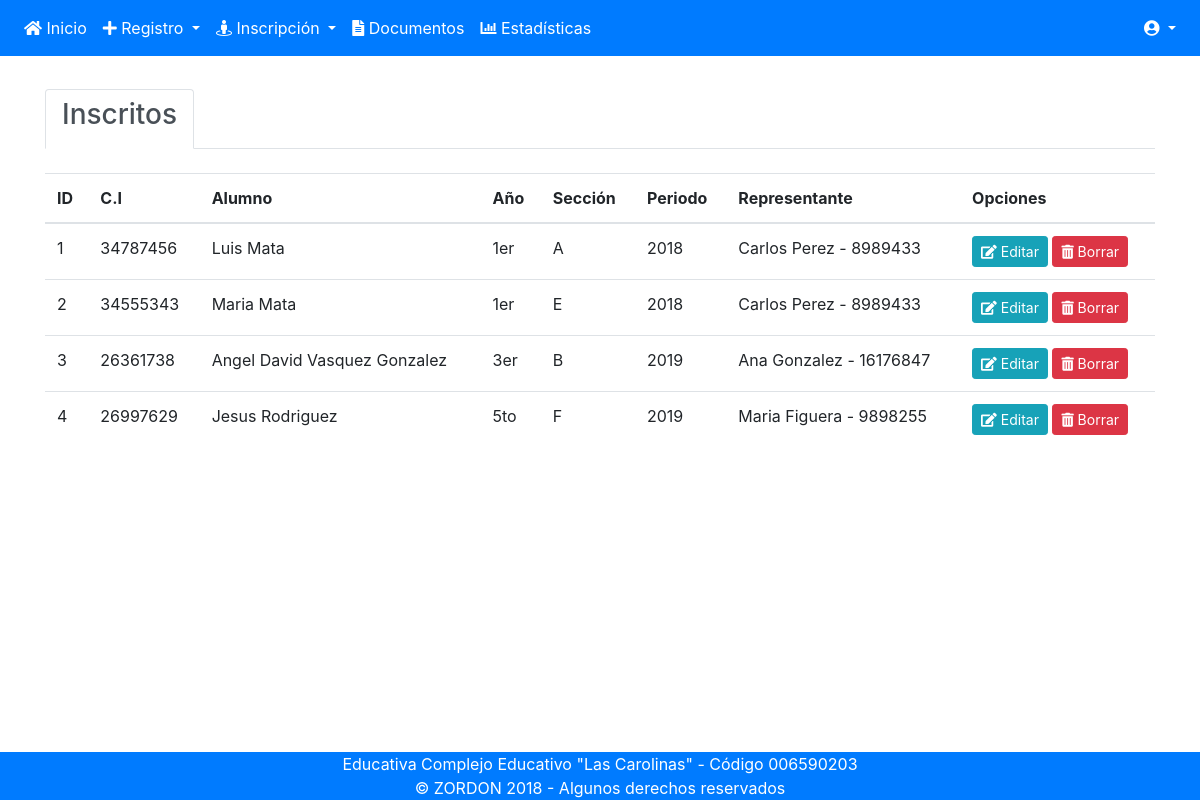
Page /listados_inscritos.php on the earlier database version.
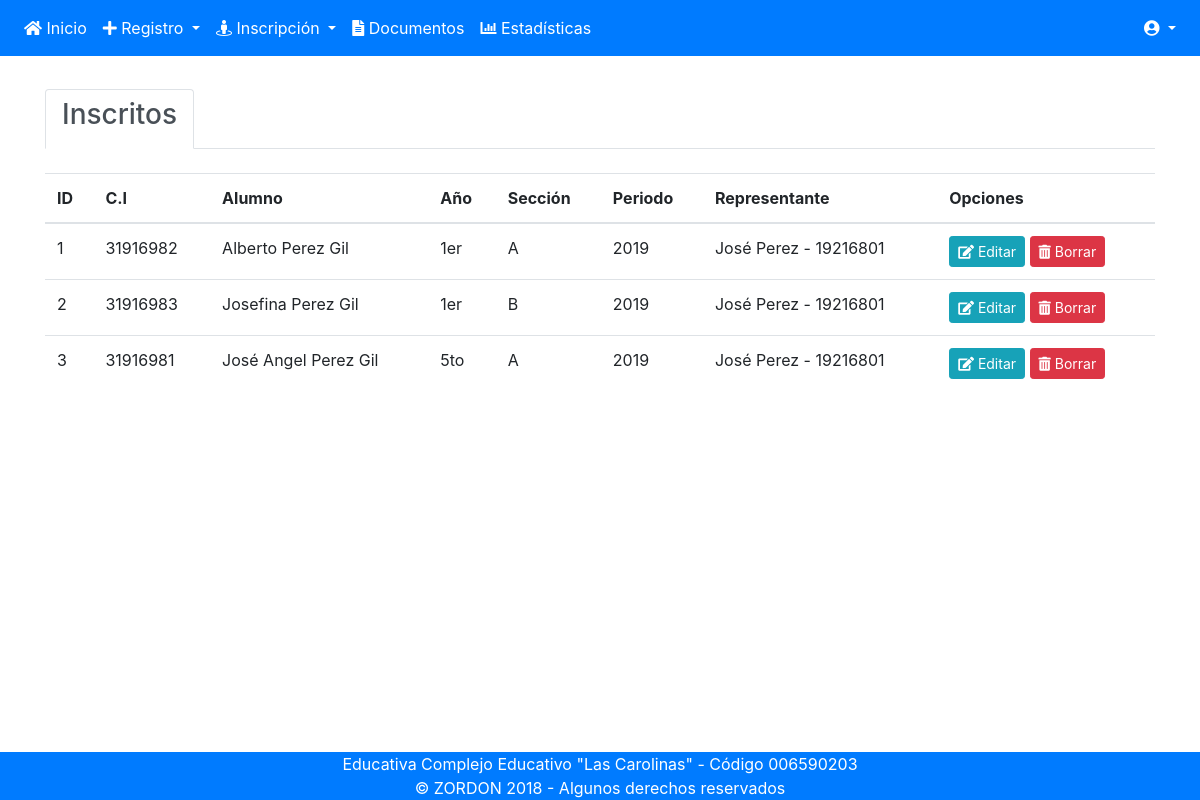
Same page on the later database version.
### tables this page shows
CREATE TABLE `personas` (
  `id` int(11) NOT NULL,
  `ci` varchar(15) NOT NULL,
  `nac_id` int(2) DEFAULT NULL,
  `fec_nac` date DEFAULT NULL,
  `pri_nom` varchar(15) NOT NULL,
  `seg_nom` varchar(15) DEFAULT NULL,
  `pri_ape` varchar(15) NOT NULL,
  `seg_ape` varchar(15) DEFAULT NULL,
  `pais_id` int(5) DEFAULT NULL
);

CREATE TABLE `inscripciones` (
  `id` int(11) NOT NULL,
  `grado` varchar(11) DEFAULT NULL,
  `seccion` varchar(1) DEFAULT NULL,
  `periodo` varchar(15) DEFAULT NULL,
  `status_id` int(11) DEFAULT NULL,
  `estudiante_id` int(11) DEFAULT NULL
);

### listados_inscritos.php (the view, shortened to what this page needs)
<?php
require_once 'includes/header.php';
require_once 'includes/nav.php';
?>
	<section class="container">
<br>
<ul class="nav nav-tabs" id="myTab" role="tablist">
  <li class="nav-item">
	<a class="nav-link active" id="home-tab" data-toggle="tab" href="#home" role="tab" aria-controls="home" aria-selected="true"><h3>Inscritos</h3></a>
  </li>
</ul>
<br>
<div class="tab-content" id="myTabContent">
  <div class="tab-pane fade show active" id="home" role="tabpanel" aria-labelledby="home-tab">
	<?php
		$SQL="SELECT * FROM personas
 inner join direcciones on personas.id=direcciones.persona_id
 inner join estudiantes on personas.id=estudiantes.persona_id
 inner join inscripciones on estudiantes.id=inscripciones.estudiante_id
 inner join representantes on estudiantes.representante_id=representantes.id
 ORDER BY inscripciones.grado ASC, inscripciones.seccion ASC
 ";
		$Ejec=mysqli_query($conexion,$SQL);
	?>
	<table id="table_id" class="display table">
		<thead>
			<tr>
				<th>ID</th>
				<th>C.I</th>
				<th>Alumno</th>
				<th>Año</th>
				<th>Sección</th>
				<th>Periodo</th>
				<th>Representante</th>
				<th>Opciones</th>
			</tr>
		</thead>
		<tbody>
		<?php
		  $ii=0;
		  while ($fila=mysqli_fetch_assoc($Ejec)) {
			extract($fila);
			$ii++;
			$sql="SELECT * FROM `personas`,`representantes` WHERE representantes.persona_id=personas.id AND representantes.id='$representante_id'";
			$ejC=mysqli_query($conexion,$sql);
			 while ($filaa=mysqli_fetch_assoc($ejC)) { extract($filaa, EXTR_PREFIX_ALL, "");}
			$sql="SELECT * FROM `inscripciones` WHERE estudiante_id='$estudiante_id'";
			$ejC=mysqli_query($conexion,$sql);
			 while ($filb=mysqli_fetch_assoc($ejC)) { extract($filb, EXTR_PREFIX_ALL, "_ins_");}
		  ?>
			<tr>
				<td title="<?php echo "$_ins__id"; ?>"><?php echo "$ii"; ?></td>
				<td><?php echo "$ci"; ?></td>
				<td><?php echo "$pri_nom $seg_nom $pri_ape $seg_ape"; ?></td>
				<td><?php echo "$grado"; ?></td>
				<td><?php echo "$seccion"; ?></td>
				<td><?php echo "$periodo"; ?></td>
				<td><?php echo "$_pri_nom $_pri_ape - $_ci"; ?></td>
				<td>
					<a class="btn btn-info btn-sm" href="listados_inscritos.php?editar=<?php echo $_ins__id; ?>">
						<i class="fas fa-edit"></i> Editar
					</a>
					<a class="btn btn-danger btn-sm" href="listados_inscritos.php?borrar=<?php echo $_ins__id; ?>">
						<i class="fas fa-trash-alt"></i> Borrar
					</a>
				</td>
			</tr>
		<?php } ?>
		</tbody>
	</table>
  </div>
</div>
	</section>
<?php require_once 'includes/footer.php'; ?>

Differences in the rows shown:
removed personas: ci "34787456", pri_nom "Luis", pri_ape "Mata", inscripciones.grado "1er", inscripciones.seccion "A", inscripciones.periodo "2018", _pri_nom "Carlos", _pri_ape "Perez", _ci "8989433"
removed personas: ci "34555343", pri_nom "Maria", pri_ape "Mata", inscripciones.grado "1er", inscripciones.seccion "E", inscripciones.periodo "2018", _pri_nom "Carlos", _pri_ape "Perez", _ci "8989433"
removed personas: ci "26361738", pri_nom "Angel", seg_nom "David", pri_ape "Vasquez", seg_ape "Gonzalez", inscripciones.grado "3er", inscripciones.seccion "B", inscripciones.periodo "2019", _pri_nom "Ana", _pri_ape "Gonzalez", _ci "16176847"
removed personas: ci "26997629", pri_nom "Jesus", pri_ape "Rodriguez", inscripciones.grado "5to", inscripciones.seccion "F", inscripciones.periodo "2019", _pri_nom "Maria", _pri_ape "Figuera", _ci "9898255"
now on this page (row edited): personas: ci "31916982", pri_nom "Alberto", personas.pri_ape "Perez", seg_ape "Gil", inscripciones.grado "1er", inscripciones.seccion "A", inscripciones.periodo "2019", _pri_nom "José", _pri_ape "Perez", _ci "19216801"
now on this page (row edited): personas: ci "31916983", pri_nom "Josefina", personas.pri_ape "Perez", seg_ape "Gil", inscripciones.grado "1er", inscripciones.seccion "B", inscripciones.periodo "2019", _pri_nom "José", _pri_ape "Perez", _ci "19216801"
added personas: ci "31916981", personas.pri_nom "José", seg_nom "Angel", personas.pri_ape "Perez", seg_ape "Gil", inscripciones.grado "5to", inscripciones.seccion "A", inscripciones.periodo "2019", _pri_nom "José", _pri_ape "Perez", _ci "19216801"
